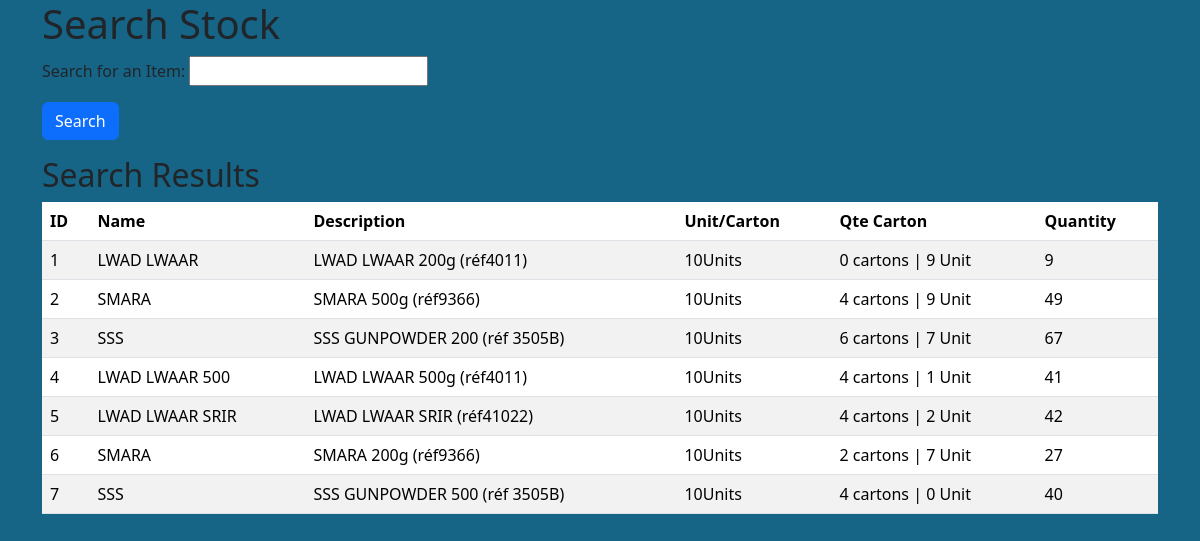
The app's page /stock/search/, older data.
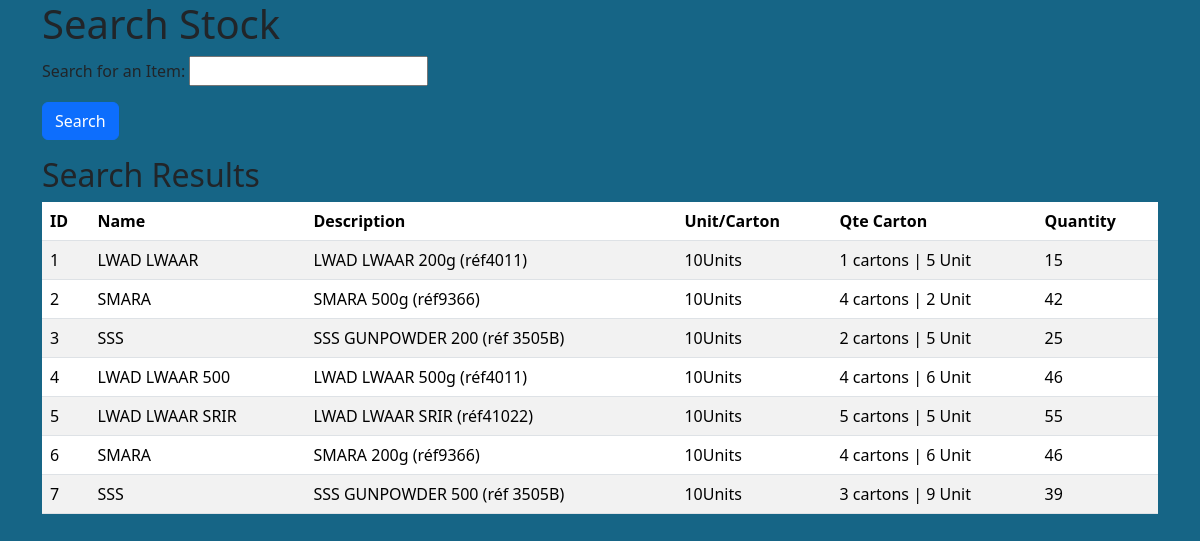
The same page, newer data.
### stock/models.py (models this page shows, shortened)
class Stock(models.Model):
    item = models.OneToOneField(Item, on_delete=models.DO_NOTHING, related_name='stock',primary_key=True)
    current_quantity = models.PositiveIntegerField(default=0)
    unit_by_carton = models.PositiveIntegerField(default=1)
    cost_price = models.DecimalField(max_digits=10, decimal_places=2, default=0.00)
    threshold_amount= models.PositiveIntegerField(default=0)
    reorder_point = models.PositiveIntegerField(default=0) #ADD This
    lead_time = models.IntegerField(default=7, help_text="Lead time in days")  # Add the lead_time field
    @property
    def get_current_qte(self):
        return self.current_quantity
    @property
    def qte_by_carton(self):
        return self.unit_by_carton
    @property
    def quantity_by_crtn(self):
        if self.current_quantity > 0:
            cartons = self.current_quantity // self.unit_by_carton
            units = self.current_quantity % self.unit_by_carton
            return f"{cartons} cartons | {units} Unit"
        return "0 cartons | 0 units"

class Item(models.Model):
    id = models.BigIntegerField(primary_key=True)
    name = models.CharField(max_length=30)
    description = models.CharField(max_length=100)
    price = models.DecimalField(max_digits=10,decimal_places=2)

### stock/views.py (the view)
# urls.py: path('search/', search_item_in_stock, name='search_item'),
def search_item_in_stock(request):
    form = StockSearchForm()
    results = Stock.objects.all()  # Start with all Stock items
    if request.method == 'GET':
        query = request.GET.get('query')
        if query:
            results = results.filter(item__name__icontains=query) | results.filter(item__description__icontains=query)
    return render(request, 'stock/stock_search.html', {'form': form, 'results': results})

### stock/forms.py
class StockSearchForm(forms.Form):
    query = forms.CharField(label='Search for an Item', max_length=100, required=False)

### stock/context_processors.py (called while the page is built)
def stock_alerts(request):
    alerts = []
    items = StockAlert.objects.all()
    for item in items:
        if item.item.get_current_qte < item.threshold:
            alerts.append(item)
    return {
        'stock_alerts': alerts  # Make stock_alerts available in templates
    }

### stock/templates/stock/stock_search.html (shortened to what this page needs)
{% extends 'stock/base.html' %}
{% block content %}
{% load static %}
{% load crispy_forms_tags %}
<h1>Search Stock</h1>
<form method="get" class="form-inline mb-3">
    {{ form.as_p }}
    <button type="submit" class="btn btn-primary">Search</button>
</form>
<h2>Search Results</h2>
{% if results %}
    <table class="table table-striped">
        <thead>
            <tr>
                <th>ID</th>
                <th>Name</th>
                <th>Description</th>
                <th>Unit/Carton</th>
                <th>Qte Carton</th>
                <th>Quantity</th>
            </tr>
        </thead>
        <tbody>
            {% for result in results %}
                <tr>
                    <td>{{ result.item.pk }}</td>
                    <td>{{ result.item.name }}</td>
                    <td>{{ result.item.description }}</td>
                    <td>{{ result.unit_by_carton }}Units</td>
                    <td>{{ result.quantity_by_crtn}}</td>
                    <td>{{ result.current_quantity}}</td>
                </tr>
            {% endfor %}
        </tbody>
    </table>
{% else %}
    <div class="alert alert-warning">No results found.</div>
{% endif %}
{% endblock %}

Row changes from the older to the newer data that the page shows:
changed Stock "LWAD LWAAR": quantity_by_crtn "0 cartons | 9 Unit" → "1 cartons | 5 Unit"; current_quantity "9" → "15"
changed Stock "SMARA 500g (réf9366)": quantity_by_crtn "4 cartons | 9 Unit" → "4 cartons | 2 Unit"; current_quantity "49" → "42"
changed Stock "SSS GUNPOWDER 200 (réf 3505B)": quantity_by_crtn "6 cartons | 7 Unit" → "2 cartons | 5 Unit"; current_quantity "67" → "25"
changed Stock "LWAD LWAAR 500": quantity_by_crtn "4 cartons | 1 Unit" → "4 cartons | 6 Unit"; current_quantity "41" → "46"
changed Stock "LWAD LWAAR SRIR": quantity_by_crtn "4 cartons | 2 Unit" → "5 cartons | 5 Unit"; current_quantity "42" → "55"
changed Stock "SMARA 200g (réf9366)": quantity_by_crtn "2 cartons | 7 Unit" → "4 cartons | 6 Unit"; current_quantity "27" → "46"
changed Stock "SSS GUNPOWDER 500 (réf 3505B)": quantity_by_crtn "4 cartons | 0 Unit" → "3 cartons | 9 Unit"; current_quantity "40" → "39"
